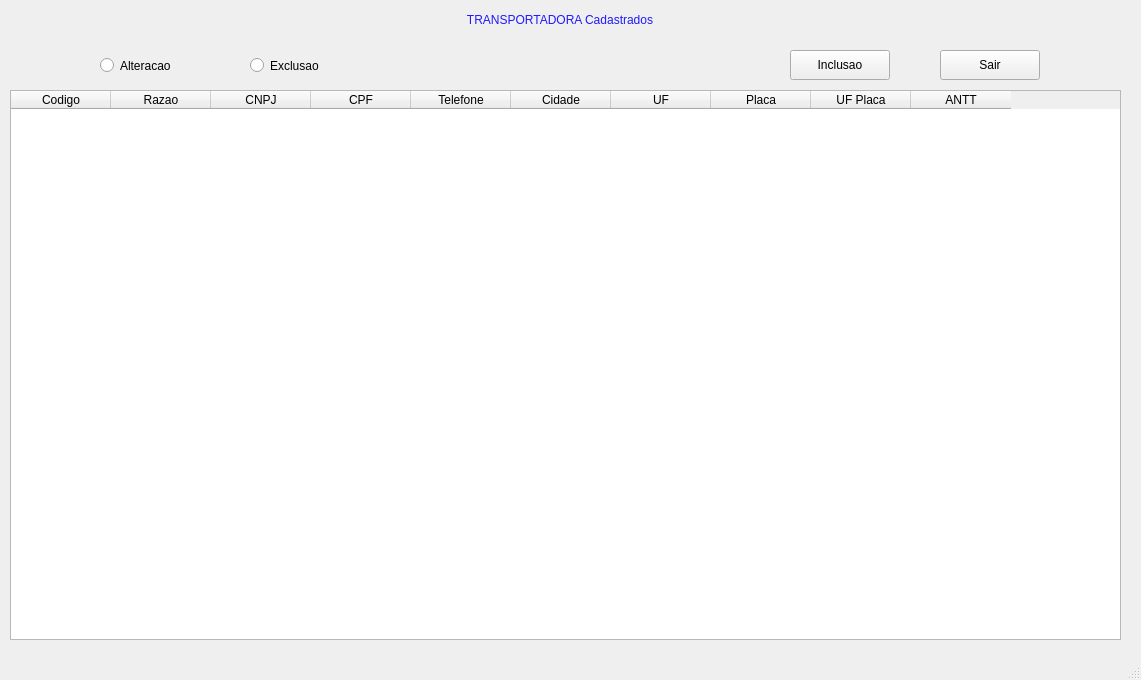
<?xml version="1.0" encoding="UTF-8"?>
<ui version="4.0">
 <class>MainWindow</class>
 <widget class="QMainWindow" name="MainWindow">
  <property name="geometry">
   <rect>
    <x>0</x>
    <y>0</y>
    <width>1141</width>
    <height>680</height>
   </rect>
  </property>
  <property name="windowTitle">
   <string>MainWindow</string>
  </property>
  <property name="styleSheet">
   <string notr="true"/>
  </property>
  <widget class="QWidget" name="centralwidget">
   <widget class="QTableWidget" name="tableWidget">
    <property name="geometry">
     <rect>
      <x>10</x>
      <y>90</y>
      <width>1111</width>
      <height>550</height>
     </rect>
    </property>
    <property name="styleSheet">
     <string notr="true"/>
    </property>
    <attribute name="horizontalHeaderVisible">
     <bool>true</bool>
    </attribute>
    <attribute name="horizontalHeaderCascadingSectionResizes">
     <bool>false</bool>
    </attribute>
    <attribute name="verticalHeaderCascadingSectionResizes">
     <bool>true</bool>
    </attribute>
    <column>
     <property name="text">
      <string notr="true">Codigo</string>
     </property>
    </column>
    <column>
     <property name="text">
      <string>Razao</string>
     </property>
    </column>
    <column>
     <property name="text">
      <string>CNPJ</string>
     </property>
    </column>
    <column>
     <property name="text">
      <string>CPF</string>
     </property>
    </column>
    <column>
     <property name="text">
      <string>Telefone</string>
     </property>
    </column>
    <column>
     <property name="text">
      <string>Cidade</string>
     </property>
    </column>
    <column>
     <property name="text">
      <string>UF</string>
     </property>
    </column>
    <column>
     <property name="text">
      <string>Placa</string>
     </property>
    </column>
    <column>
     <property name="text">
      <string>UF Placa</string>
     </property>
    </column>
    <column>
     <property name="text">
      <string>ANTT</string>
     </property>
    </column>
   </widget>
   <widget class="QLabel" name="label">
    <property name="geometry">
     <rect>
      <x>350</x>
      <y>0</y>
      <width>420</width>
      <height>40</height>
     </rect>
    </property>
    <property name="styleSheet">
     <string notr="true">border-color: rgb(132, 168, 163);
color: rgb(33, 25, 255);
font: 87 16pt &quot;Arial Black&quot;;</string>
    </property>
    <property name="text">
     <string>TRANSPORTADORA Cadastrados</string>
    </property>
    <property name="alignment">
     <set>Qt::AlignCenter</set>
    </property>
   </widget>
   <widget class="QPushButton" name="bt_inclusao">
    <property name="geometry">
     <rect>
      <x>790</x>
      <y>50</y>
      <width>100</width>
      <height>30</height>
     </rect>
    </property>
    <property name="styleSheet">
     <string notr="true"/>
    </property>
    <property name="text">
     <string>Inclusao</string>
    </property>
   </widget>
   <widget class="QRadioButton" name="rb_alteracao">
    <property name="geometry">
     <rect>
      <x>100</x>
      <y>50</y>
      <width>101</width>
      <height>31</height>
     </rect>
    </property>
    <property name="styleSheet">
     <string notr="true"/>
    </property>
    <property name="text">
     <string>Alteracao</string>
    </property>
   </widget>
   <widget class="QRadioButton" name="rb_exclusao">
    <property name="geometry">
     <rect>
      <x>250</x>
      <y>50</y>
      <width>101</width>
      <height>31</height>
     </rect>
    </property>
    <property name="styleSheet">
     <string notr="true"/>
    </property>
    <property name="text">
     <string>Exclusao</string>
    </property>
   </widget>
   <widget class="QPushButton" name="bt_sair">
    <property name="geometry">
     <rect>
      <x>940</x>
      <y>50</y>
      <width>100</width>
      <height>30</height>
     </rect>
    </property>
    <property name="styleSheet">
     <string notr="true"/>
    </property>
    <property name="text">
     <string>Sair</string>
    </property>
   </widget>
  </widget>
  <widget class="QStatusBar" name="statusBar"/>
 </widget>
 <resources/>
 <connections/>
</ui>
